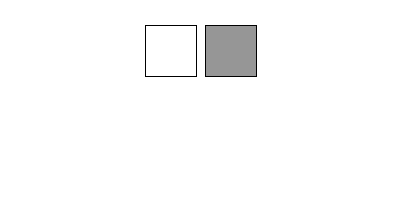
Frame 1 (no input)
Frame 60 (no input): identical to frame 1, image omitted
Frame 120 (the mouse pressed at the canvas centre since frame 60): identical to frame 1, image omitted

The p5.js sketch that drew this single still picture (run headless with seeded random() and noise() and a simulated clock; from frame 60 on, the mouse is pressed at the canvas centre):

// p5.js sketch
// ── sketch.js
var buttons = [];
var backgroundColor;

function setup() {
  createCanvas(400, 200);
  backgroundColor = color(255);
  
  buttons[0] = new Button(width/2 - 55, 25, 50, 50, color(255));
  buttons[1] = new Button(width/2 + 5, 25, 50, 50, color(150));
  
  buttons[0].mouseOver(function() {
    this.style('background-color', color(100));
  });
  buttons[0].mouseOut(function() {
    this.style('background-color', color(255));
  });
  
  buttons.forEach(function(button, idx, array) {
    button.mouseClicked(function() {
      backgroundColor = this.style('background-color');
    });
  });
}

function draw() {
  background(backgroundColor);
}

//------------------------------//

function Button(x, y, w, h, c) {
  element = createElement();
  element.position(x, y);
  element.size(w, h);
  element.style('background-color', c);
  element.style('border', '1px solid black')
  
  return element;
}
